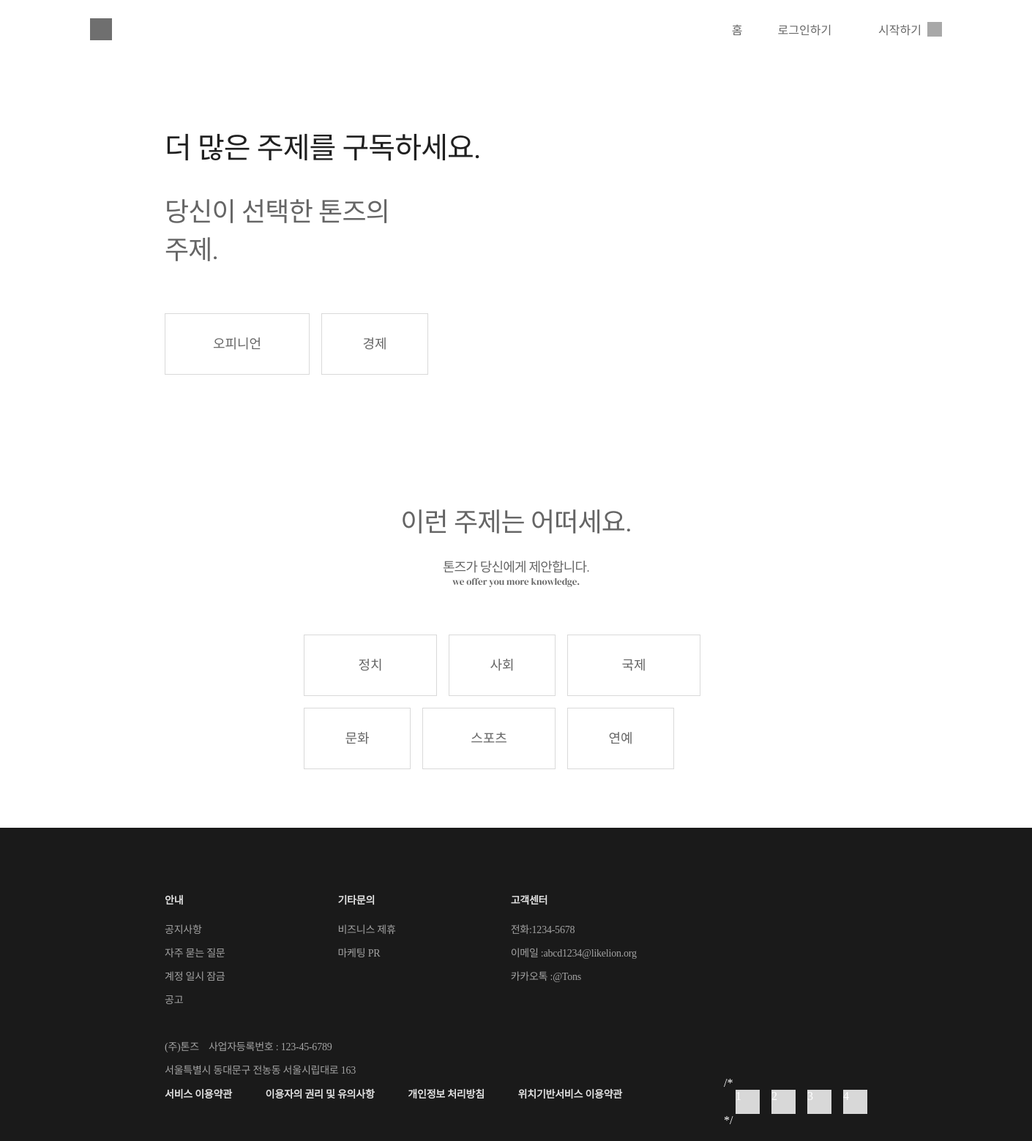
The app's page /mypage/6/ with its own data.
### category/models.py (models this page shows, shortened)
class Category(models.Model):
    name = models.TextField(max_length=10,default='')
    class Meta:
        verbose_name_plural = "Categories"

### category/views.py (the view)
# urls.py: path('mypage/<int:user_id>/', category.views.mypage, name='mypage'),
def mypage(request, user_id):
    user = User.objects.get(id = user_id)
    try:
        profile = Profile.objects.get(user = user)
    except:
        return redirect('home')
    user_cat_list = profile.category.all()
    other_cat_list = []
    for cat in Category.objects.all():
        if cat not in user_cat_list:
            other_cat_list.append(cat)
    return render(request, 'mypage.html', {'user_cat_list' : user_cat_list, 'other_cat_list':other_cat_list, 'profile_id':profile.id})

### Tons/templates/mypage.html (shortened to what this page needs)
{% extends 'base.html' %}
{% load staticfiles %}
    {% block css %}
    <link rel="stylesheet" href="{%static 'css/mypage.css'%}">
    {% endblock css %}
    {% block contents %}
    <div class="wrapper">
            <div class="mypage_container">
                <div class="mypage_title_1">
                   더 많은 주제를 구독하세요.</div>
                <div class="mypage_title_2">당신이 선택한 톤즈의</div>
                <div class="mypage_title_3">주제.</div>
            </div>
            <div class="box_container">
                <ul>
                    {% for category in user_cat_list %}
                    <li><a href="{% url 'category:cat_remove' user.id category.id %}">{{category.name}}</a></li>
                    {% endfor %}
                </ul>
            </div>
    </div>
    <div class="wrapper">
            <div class="offer_container">
                <div class="offer_title_1">
                   이런 주제는 어떠세요.</div>
                <div class="offer_title_2">톤즈가 당신에게 제안합니다.</div>
                <div class="offer_title_3">we offer you more knowledge.</div>
            </div>
            <div class="offer_box_container">
                <ul>
                    {% for category in other_cat_list %}
                    <li><a href="{% url 'category:cat_add' user.id category.id %}">{{category.name}}</a></li>
                    {% endfor %}
                </ul>
            </div>
    </div>
   {% endblock contents %}

### static/css/home.css (style rules this page uses)
body { margin: 0; overflow-x: hidden; }
ul { padding: 0; margin: 0; }
li { list-style: none; }
a { text-decoration: none; color: #000000; }
.wrapper { width: 960px; margin: 0 auto; }

### static/css/footer.css (style rules this page uses)
body { margin: 0; overflow-x: hidden; }
ul { padding: 0; margin: 0; }
li { list-style: none; }
a { text-decoration: none; color: #000000; }

### static/css/mypage.css (style rules this page uses)
body { margin: 0; overflow-x: hidden; }
ul { padding: 0; margin: 0; }
li { list-style: none; }
a { text-decoration: none; color: #000000; }
.wrapper { width: 960px; margin: 0 auto; }
.mypage_title_1 { opacity: 0.87; font-family: 'Song Myung'; font-size: 40px; color: #000000; letter-spacing: -0.9px; padding-top: 90px; }
.mypage_title_2, .mypage_title_3 { opacity: 0.6; font-family: 'Song Myung'; font-size: 36px; color: #000000; letter-spacing: -0.81px; }
.mypage_title_2 { padding-top: 32px; }
.box_container { width: 600px; }
.box_container ul { display: flex; flex-wrap: wrap; padding-top: 64px; }
.box_container ul li { opacity: 0.6; font-family: 'Song Myung'; font-size: 18px; color: #000000; letter-spacing: 0; text-align: center; line-height: 82px; height: 82px; background: #FFFFFF; border: 1px solid rgba(151, 151, 151, 0.60); margin-right: 16px; margin-bottom: 16px; }
.box_container ul li:first-child { width: 176px; }
.box_container ul li:nth-child(2n+1) { width: 196px; }
.box_container ul li:nth-child(2n) { width: 144px; }
.offer_container { padding-top: 156px; text-align: center; }
.offer_title_1 { opacity: 0.6; font-family: 'Song Myung'; font-size: 36px; color: #000000; letter-spacing: -0.81px; }
.offer_title_2 { opacity: 0.6; font-family: 'Song Myung'; font-size: 18px; color: #000000; letter-spacing: -0.81px; padding-top: 24px; }
.offer_title_3 { opacity: 0.6; font-family: 'DM Serif Display'; font-style: 'Italic'; font-size: 13px; color: #000000; text-align: center; }
.offer_box_container { width: 596px; margin: 0 auto; padding-top: 64px; padding-bottom: 64px; }
.offer_box_container ul { display: flex; flex-wrap: wrap; }
.offer_box_container ul li { opacity: 0.6; font-family: 'Song Myung'; font-size: 18px; color: #000000; letter-spacing: 0; text-align: center; line-height: 82px; height: 82px; background: #FFFFFF; border: 1px solid rgba(151, 151, 151, 0.60); margin-bottom: 16px; margin-left: 8px; margin-right: 8px; }
.offer_box_container ul li:first-child { width: 176px; }
.offer_box_container ul li:nth-child(2n+1) { width: 180px; }
.offer_box_container ul li:nth-child(2n) { width: 144px; }

### records on screen
Category: name "오피니언"
Category: name "경제"
Category: name "정치"
Category: name "사회"
Category: name "국제"
Category: name "문화"
Category: name "스포츠"
Category: name "연예"
